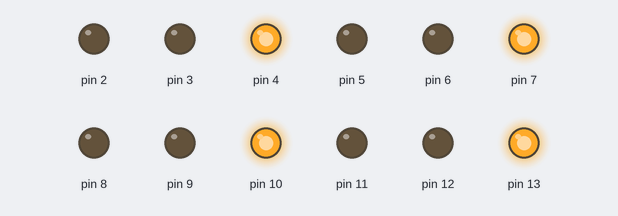
Recording of a sketch running on a simulated Arduino Uno, built with avr-gcc and run on an emulated ATmega328P. Shown: output pins drawn as LEDs (lit = HIGH).

Above: at 0.1 s.
At 2.1 s:
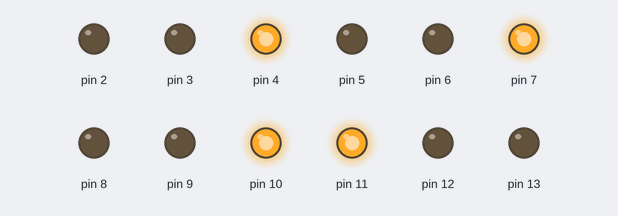
At 8.3 s:
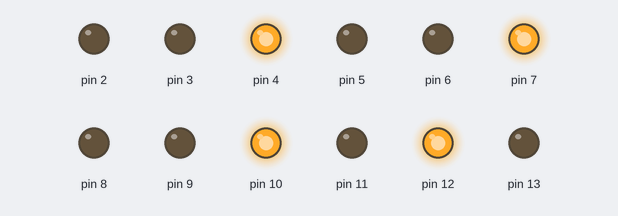
At 16.5 s:
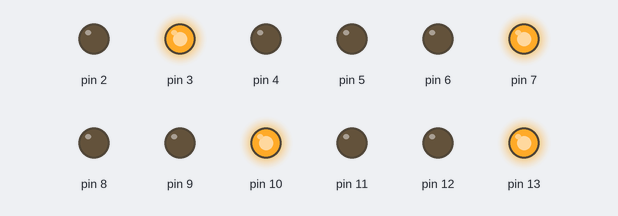
At 24.7 s:
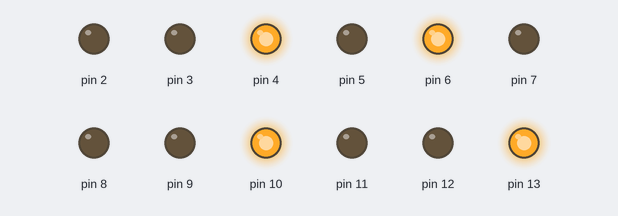
At 32.9 s:
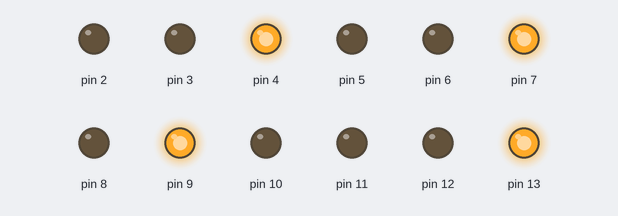
Timing chart, 0 to 40.0 s (numbered marks = the images above):
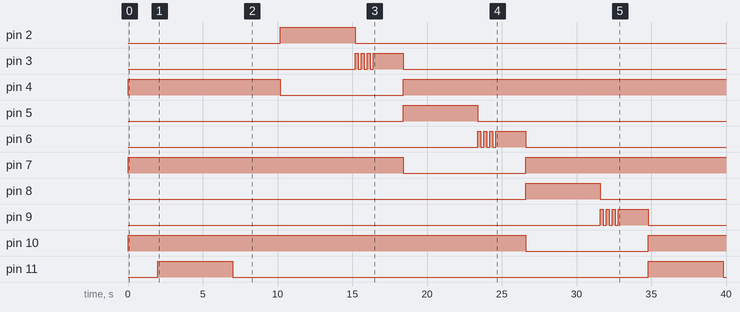

The sketch:

tugas_4_sismik1.ino
```cpp
// DEKLARASI PIN
// Utara
const int utaraM = 13;
const int utaraK = 12;
const int utaraH = 11;

// Timur
const int timurM = 4;
const int timurK = 3;
const int timurH = 2;

// Selatan
const int selatanM = 7;
const int selatanK = 6;
const int selatanH = 5;

// Barat
const int baratM = 10;
const int baratK = 9;
const int baratH = 8;

void setup() {
  // mengatur semua pin LED sebagai OUTPUT
  for(int i = 2; i <= 13; i++) {
    pinMode(i, OUTPUT);

    // lampu Merah (pin 13, 10, 7, 4) nyala semua, sisanya mati
    if(i == 13 || i == 10 || i == 7 || i == 4) {
      digitalWrite(i, HIGH);
    } else {
      digitalWrite(i, LOW);
    }
  }
  // tahan sebentar 2 detik
  delay(2000);
}

void loop() {
  // urutan menyala, dari utara, timur, selatan, barat, ke utara lagi
  aktifkanSimpang(utaraM, utaraK, utaraH);
  aktifkanSimpang(timurM, timurK, timurH);
  aktifkanSimpang(selatanM, selatanK, selatanH);
  aktifkanSimpang(baratM, baratK, baratH);
}

//fungsi modular untuk mengatur nyala lampu per simpang
void aktifkanSimpang(int pinMerah, int pinKuning, int pinHijau) {
  // matikan lampu merah
  digitalWrite(pinMerah, LOW);

  // lampu hijau menyala 5 detik
  digitalWrite(pinHijau, HIGH);
  delay(5000);
  digitalWrite(pinHijau, LOW);

  // lampu kuning kedip 3 kali
  for(int i = 0; i < 3; i++) {
    digitalWrite(pinKuning, HIGH);
    delay(200);
    digitalWrite(pinKuning, LOW);
    delay(200);
  }
  // lampu kuning menyala 2 detik
  digitalWrite(pinKuning, HIGH);
  delay(2000);

  // lampu merah nyala lagi
  digitalWrite(pinKuning, LOW);

  digitalWrite(pinMerah, HIGH);
}
```

Measured:
- by itself, pin 2: LOW → HIGH at 10.2 s, → LOW 5.0 s later
- by itself, pin 3, pin 6, pin 9: goes 3 × (HIGH 0.20 s, LOW 0.20 s), HIGH 2.0 s, then LOW
- by itself, pin 4: HIGH → LOW at 10.2 s, → HIGH 8.2 s later
- by itself, pin 5: LOW → HIGH at 18.4 s, → LOW 5.0 s later
- by itself, pin 7: HIGH → LOW at 18.4 s, → HIGH 8.2 s later
- by itself, pin 8: LOW → HIGH at 26.6 s, → LOW 5.0 s later
- by itself, pin 10: HIGH → LOW at 26.6 s, → HIGH 8.2 s later
- by itself, pin 11: alternates HIGH for 5.0 s and LOW for 27.8 s
